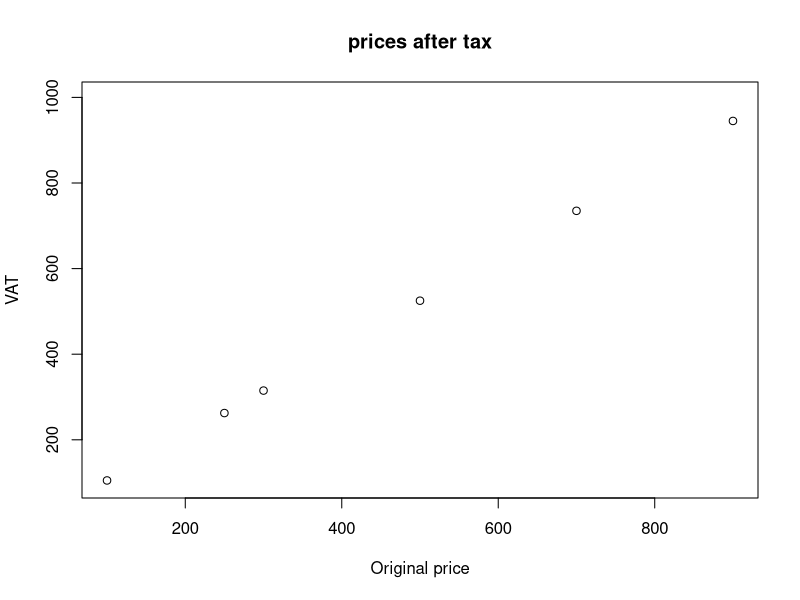

Write R code to recreate this figure.

itemsPrice = c(100,250,300,500,700, 900)
itemPriceAfterVat = itemsPrice + itemsPrice *.05



plot(x=itemsPrice, 
     y=itemPriceAfterVat,
     type="p",
     main= "prices after tax",
     xlab= "Original price",
     ylab= "VAT", 
     xlim= c(100,900),
     ylim= c(100,1000)
)



